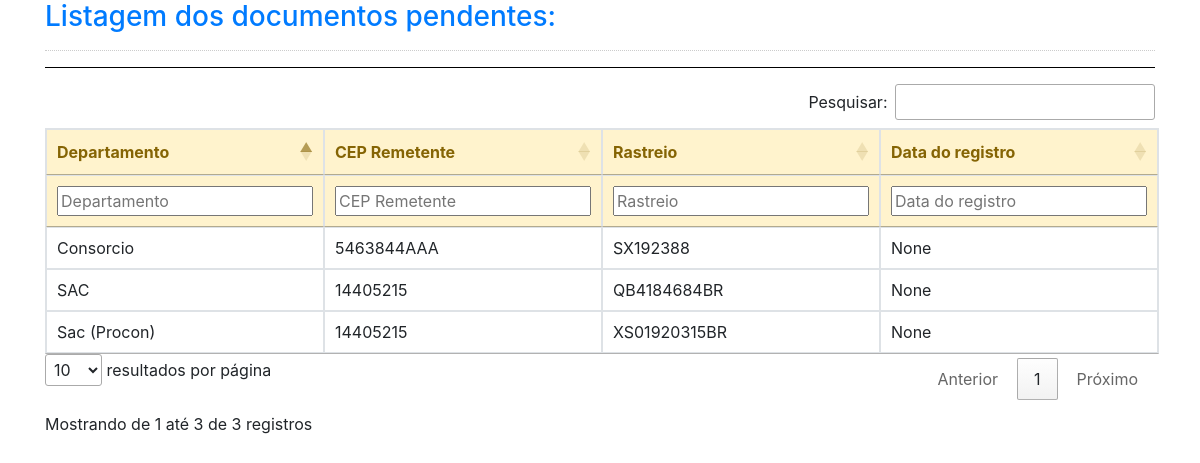
Screenshot of /borderos/recebimento with the database file from the repository.
### recebimentos/models.py (models this page shows, shortened)
class Recebidos(models.Model):
    destinatario = models.CharField(max_length=100, null=False)
    tipo = models.CharField(max_length=100,null=True)
    remetente = models.CharField(max_length=100,null=True)
    cep_remetente = models.CharField(max_length=100,null=True)
    rastreio = models.CharField(max_length=100,null=True, unique=True, blank=True)
    ar_anexa = models.CharField(max_length=100,null=True)
    departamento = models.ForeignKey(Setores, on_delete=models.PROTECT)
    data_recebimento = models.DateTimeField (default=timezone.now, blank=True)
    data_att = models.DateTimeField(null=True)
    status = models.CharField(max_length=100,null=True)
    forma_entrega = models.CharField(max_length=100,null=True)
    data_entrega = models.DateField(blank=True, null=True)
    observacao = models.CharField(max_length=200, blank=True, null=True)

class Setores(models.Model):
    departamento = models.CharField(max_length=100,null=True,blank=False, unique=True)
    def __str__(self):
        return self.departamento

### bordero/views.py (the view)
# urls.py: path('recebimento', recebido_bord),
def recebido_bord(request):
    bd = Recebidos.objects.filter(~Q(status='Entregue'))  # ~Q funciona como negação da operação lógica
    return render(request, 'recebido_bord.html', {'bd': bd})

### bordero/templates/recebido_bord.html
{% extends 'base_bord_recebimento.html' %}
{% block body %}
<hr style="border-top:1px solid #000; clear:both;"/>
<table id="example" class="table table-bordered" style="margin-left:auto; margin-right:auto">
    <thead class="alert-warning">
        <tr>
            <th>Departamento</th>
            <th>CEP Remetente</th>
            <th>Rastreio</th>
            <th>Data do registro</th>
        </tr>
    </thead>
    <tbody>
        {% for dado in bd %}
        <tr>
            <td>{{dado.departamento}}</td>
            <td>{{dado.cep_remetente}}</td>
            <td>{{dado.rastreio}}</td>
            <td>{{dado.data_att}}</td>
        </tr>
        {% endfor %}
    </tbody>
</table>
{% endblock %}

### rows the page displays
Recebidos: departamento "SAC", cep_remetente "14405215", rastreio "QB4184684BR", data_att "None"
Recebidos: departamento "Sac (Procon)", cep_remetente "14405215", rastreio "XS01920315BR", data_att "None"
Recebidos: departamento "Consorcio", cep_remetente "5463844AAA", rastreio "SX192388", data_att "None"
